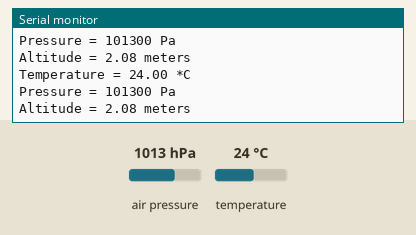
This sketch was run on a simulated Arduino Uno, built with avr-gcc and run on an emulated ATmega328P. Parts: the last lines printed to the serial monitor. The test bench sets the inputs (shaded band); at power-on: air pressure 1013 hPa, temperature 24 °C.

Above: at 1.2 s.
1.3 s: air pressure set to 952 hPa
At 1.86 s:
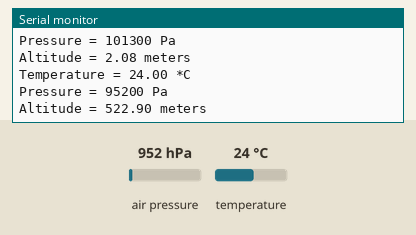
2.8 s: temperature set to 12 °C
At 3.38 s:
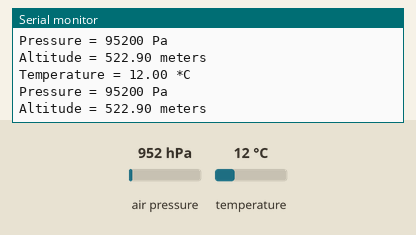
4.3 s: air pressure set to 975 hPa
At 4.91 s:
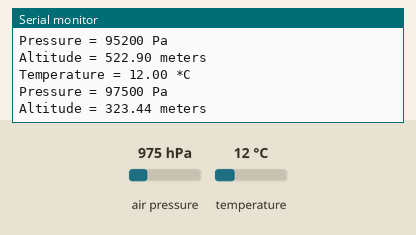
Timing chart, 0 to 7.3 s (numbered marks = the images above; inputs shaded):
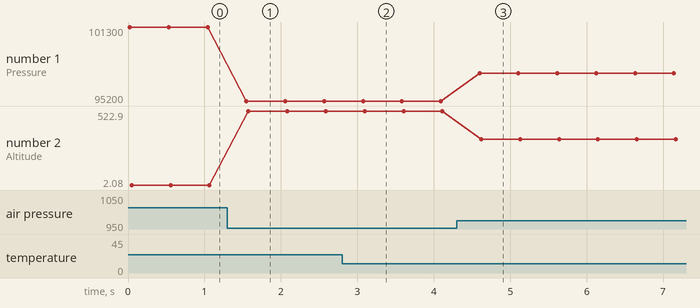

The sketch:

BMP_180.ino
```cpp
#include "Wire.h"
#include "Adafruit_BMP085.h"

// Documentation: https://learn.adafruit.com/bmp085/using-the-bmp085

Adafruit_BMP085 bmp;

void setup() {
  Serial.begin(9600);
  bmp.begin();
}

void loop() {
    Serial.print("Temperature = ");
    Serial.print(bmp.readTemperature());
    Serial.println(" *C");

    Serial.print("Pressure = ");
    Serial.print(bmp.readPressure());
    Serial.println(" Pa");

    // Calculate altitude assuming 'standard' barometric
    // pressure of 1013.25 millibar = 101325 Pascal
    Serial.print("Altitude = ");
    Serial.print(bmp.readAltitude());
    Serial.println(" meters");

    Serial.println();
    delay(500);
}
```

Measured:
- after the input at 1.3 s, the serial monitor: prints a new line after 0.25 s (image 1)
- after the input at 2.8 s, the serial monitor: prints a new line after 0.25 s (image 2)
- after the input at 4.3 s, the serial monitor: prints a new line after 0.30 s (image 3)
- plotted number 1: 101300 → 95200 after the input at 1.3 s, 95200 → 97500 after the input at 4.3 s
- plotted number 2: 2.08 → 522.9 after the input at 1.3 s, 522.9 → 323.44 after the input at 4.3 s
